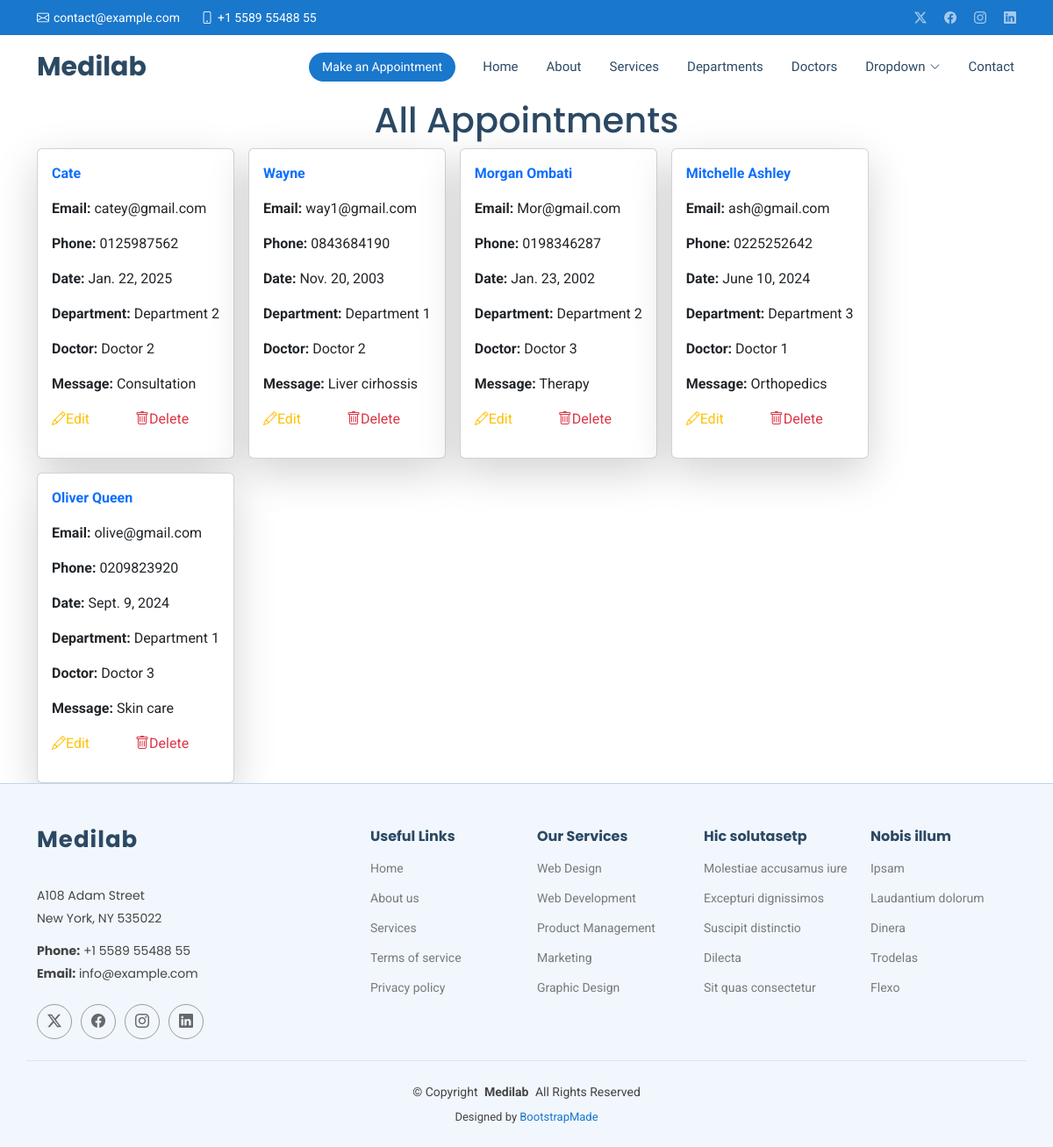
/show/, run on an earlier commit of the app's database.
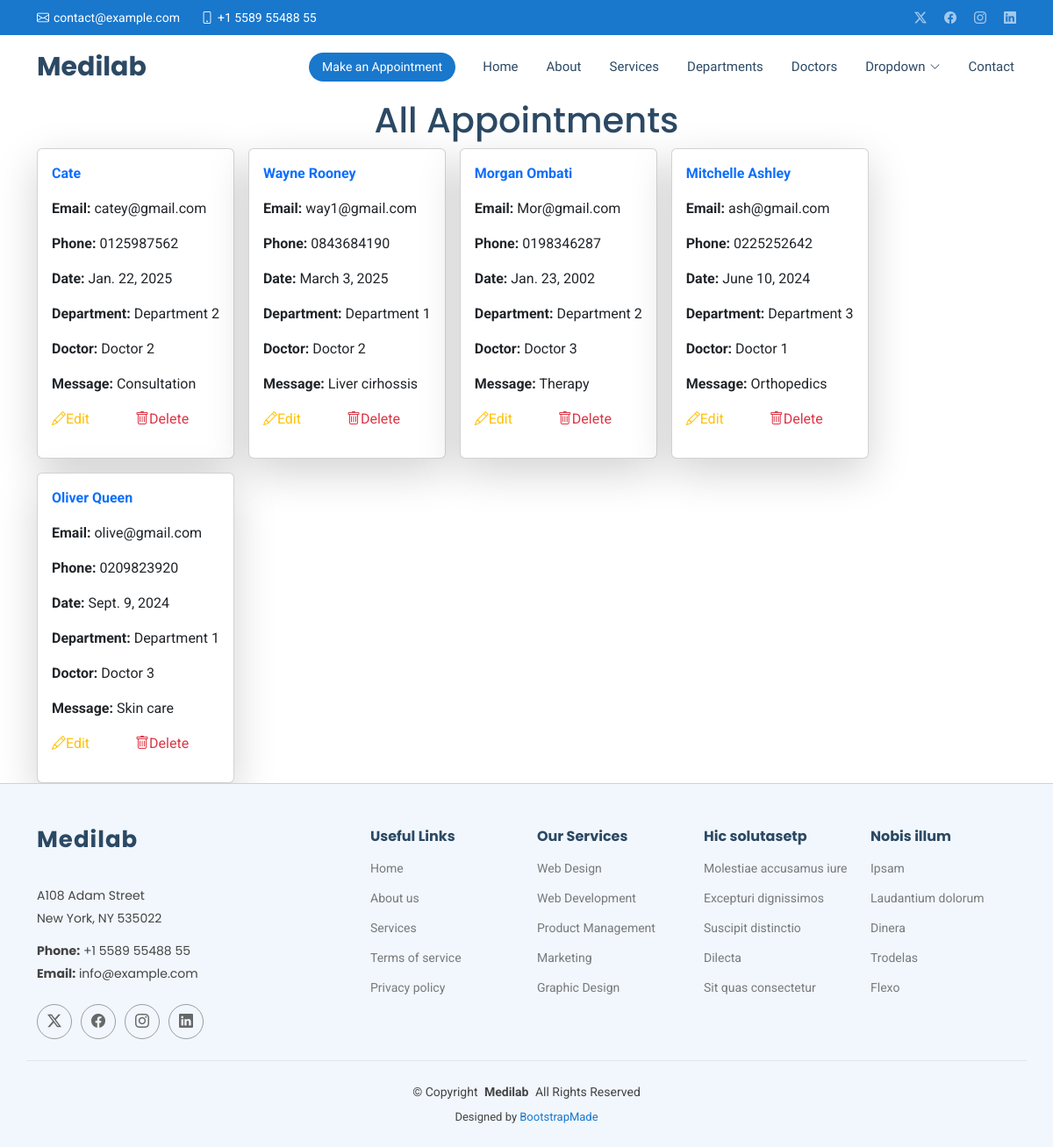
And on a later commit of the database.
### medapp/models.py (models this page shows, shortened)
class Appointment(models.Model):
    name = models.CharField(max_length=50)
    email = models.EmailField()
    phone = models.CharField(max_length=15)
    date = models.DateField()
    department = models.CharField(max_length=50)
    doctor = models.CharField(max_length=50)
    message = models.TextField()

### medapp/views.py (the view)
# urls.py: path('show/',views.show,name='show'),
def show(request):
    all = Appointment.objects.all()
    return render(request,'show.html',{'all':all})

### Templates/show.html (shortened to what this page needs)
{% extends 'starter-page.html' %}
{% load static %}
{% block content %}
    <h1 class="text-center">All Appointments</h1>
   <div class="container">
    <div class="d-flex gap-3 flex-wrap">
    {% for x in all %}
        <div class="card w-30 shadow-lg p-3 ">
        <p class="text-primary fw-bold">{{ x.name }}</p>
        <p><strong>Email:</strong> {{ x.email }}</p>
        <p><strong>Phone:</strong> {{ x.phone }}</p>
        <p><strong>Date:</strong> {{ x.date }}</p>
        <p><strong>Department:</strong> {{ x.department }}</p>
        <p><strong>Doctor:</strong> {{ x.doctor }}</p>
        <p><strong>Message:</strong> {{ x.message }}</p>
        <p>
            <a href="{% url 'edit' x.id %}" class="me-5 text-warning">
                <i class="bi bi-pencil"></i>Edit
            </a>
            <a href="/delete/{{ x.id }}" class="text-danger">
                <i class="bi bi-trash"></i>Delete
            </a>
        </p>
        </div>
    {% endfor %}
    </div>
   </div>
{% endblock %}

What changed in the data, as far as the page shows it:
changed Appointment "way1@gmail.com": name "Wayne" → "Wayne Rooney"; date "Nov. 20, 2003" → "March 3, 2025"
